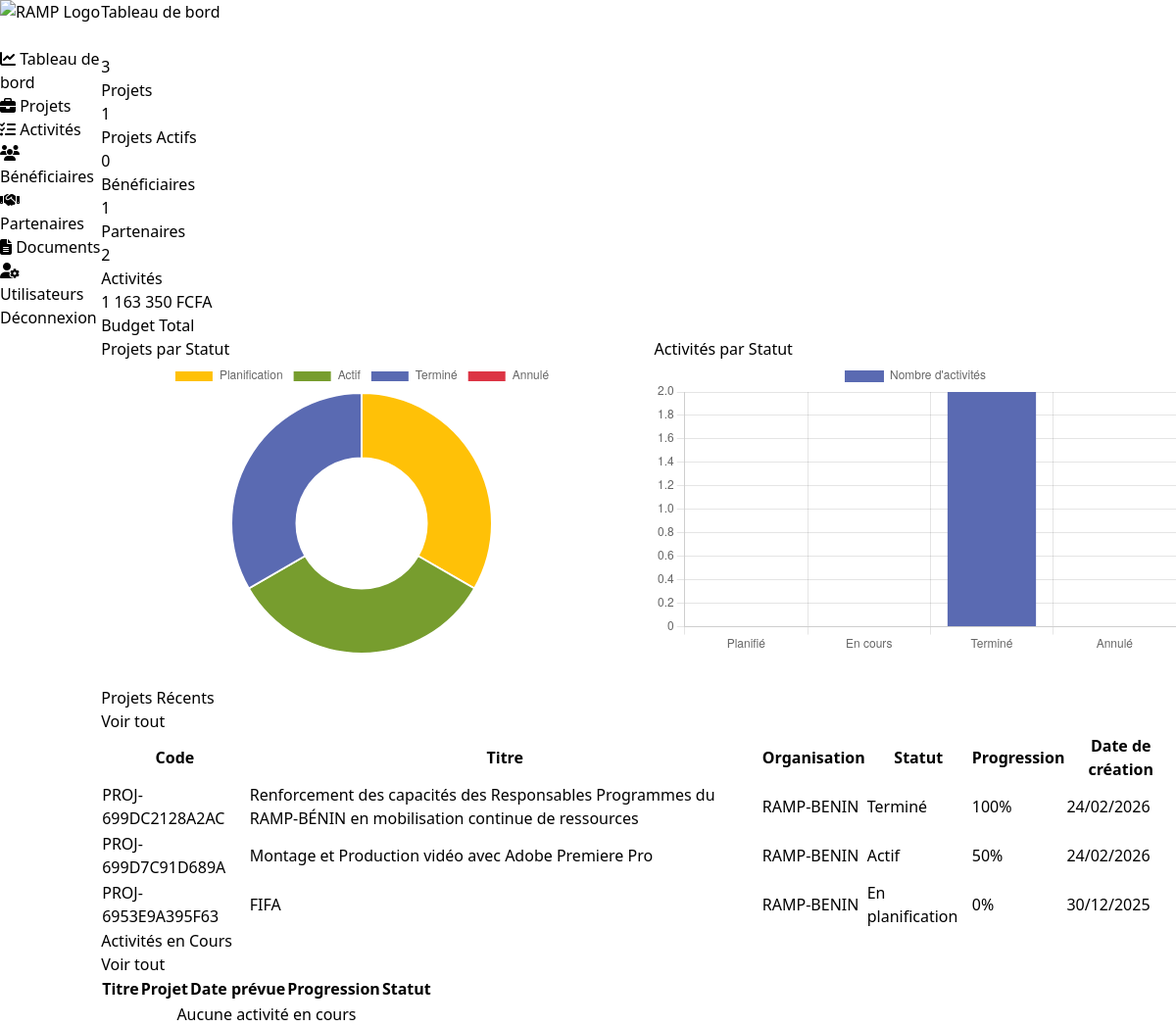
/pages/dashboard.php (signed in), run on the app's committed database.
### tables this page shows
CREATE TABLE `projects` (
  `id` int(11) NOT NULL,
  `organization_id` int(11) NOT NULL,
  `code` varchar(50) NOT NULL,
  `title` varchar(200) NOT NULL,
  `description` text DEFAULT NULL,
  `start_date` date NOT NULL,
  `end_date` date DEFAULT NULL,
  `budget` decimal(15,2) DEFAULT 0.00,
  `status` enum('planning','active','completed','cancelled') DEFAULT 'planning',
  `progress` int(11) DEFAULT 0,
  `created_by` int(11) NOT NULL,
  `created_at` timestamp NOT NULL DEFAULT current_timestamp(),
  `updated_at` timestamp NOT NULL DEFAULT current_timestamp() ON UPDATE current_timestamp()
);

CREATE TABLE `organizations` (
  `id` int(11) NOT NULL,
  `name` varchar(200) NOT NULL,
  `code` varchar(50) NOT NULL,
  `description` text DEFAULT NULL,
  `address` text DEFAULT NULL,
  `phone` varchar(20) DEFAULT NULL,
  `email` varchar(100) DEFAULT NULL,
  `created_at` timestamp NOT NULL DEFAULT current_timestamp(),
  `updated_at` timestamp NOT NULL DEFAULT current_timestamp() ON UPDATE current_timestamp(),
  `status` enum('active','inactive') DEFAULT 'active'
);

### includes/autoload.php (called while the page is built, shortened)
<?php
spl_autoload_register(function ($class) {
    $file = CLASSES_PATH . '/' . $class . '.php';
});

### classes/Database.php (called while the page is built, shortened)
<?php
class Database {
    private static $instance = null;
    private $pdo;
    private function __construct() {
        try {
            $dsn = "mysql:host=" . DB_HOST;
            $dsn .= ";dbname=" . DB_NAME . ";charset=" . DB_CHARSET;
            $options = [
                PDO::ATTR_ERRMODE            => PDO::ERRMODE_EXCEPTION,
                PDO::ATTR_DEFAULT_FETCH_MODE => PDO::FETCH_ASSOC,
                PDO::ATTR_EMULATE_PREPARES   => false,
            ];
            $this->pdo = new PDO($dsn, DB_USER, DB_PASS, $options);
        } catch (PDOException $e) {
            error_log("Erreur de connexion à la base de données: " . $e->getMessage());
            die("Erreur de connexion à la base de données. Veuillez contacter l'administrateur.");
        }
    }
    public static function getInstance() {
        if (self::$instance === null) {
            self::$instance = new self();
        }
        return self::$instance;
    }
    public function getConnection() {
        return $this->pdo;
    }
}

### classes/Projet.php (called while the page is built, shortened)
<?php
class Projet {
    private $db;
    public function __construct() {
        $this->db = Database::getInstance()->getConnection();
    }
    public function getAll() {
        $stmt = $this->db->query("
            SELECT p.*, o.name as organization_name, u.full_name as created_by_name
            FROM projects p
            LEFT JOIN organizations o ON p.organization_id = o.id
            LEFT JOIN users u ON p.created_by = u.id
            ORDER BY p.created_at DESC
        ");
        return $stmt->fetchAll();
    }
    public function getStats() {
        $stats = [];
        $stmt = $this->db->query("SELECT COUNT(*) as count FROM projects");
        $stats['total'] = $stmt->fetch()['count'];
        $stmt = $this->db->query("
            SELECT status, COUNT(*) as count
            FROM projects
            GROUP BY status
        ");
        $stats['by_status'] = $stmt->fetchAll(PDO::FETCH_KEY_PAIR);
        $stmt = $this->db->query("SELECT SUM(budget) as total FROM projects");
        $stats['total_budget'] = $stmt->fetch()['total'] ?? 0;
        return $stats;
    }
}

### classes/Beneficiaire.php (called while the page is built, shortened)
<?php
class Beneficiaire {
    private $db;
    public function __construct() {
        $this->db = Database::getInstance()->getConnection();
    }
    public function getStats() {
        $stats = [];
        $stmt = $this->db->query("SELECT COUNT(*) as count FROM beneficiaries");
        $stats['total'] = $stmt->fetch()['count'];
        $stmt = $this->db->query("
            SELECT category, COUNT(*) as count
            FROM beneficiaries
            GROUP BY category
        ");
        $stats['by_category'] = $stmt->fetchAll(PDO::FETCH_KEY_PAIR);
        $stmt = $this->db->query("
            SELECT gender, COUNT(*) as count
            FROM beneficiaries
            GROUP BY gender
        ");
        $stats['by_gender'] = $stmt->fetchAll(PDO::FETCH_KEY_PAIR);
        return $stats;
    }
}

### classes/Partenaire.php (called while the page is built, shortened)
<?php
class Partenaire {
    private $db;
    public function __construct() {
        $this->db = Database::getInstance()->getConnection();
    }
    public function getStats() {
        $stats = [];
        $stmt = $this->db->query("SELECT COUNT(*) as count FROM partners WHERE status = 'active'");
        $stats['total'] = $stmt->fetch()['count'];
        $stmt = $this->db->query("
            SELECT type, COUNT(*) as count
            FROM partners
            WHERE status = 'active'
            GROUP BY type
        ");
        $stats['by_type'] = $stmt->fetchAll(PDO::FETCH_KEY_PAIR);
        return $stats;
    }
}

### classes/Activite.php (called while the page is built, shortened)
<?php
class Activite {
    private $db;
    public function __construct() {
        $this->db = Database::getInstance()->getConnection();
    }
    public function getStats() {
        $stats = [];
        $stmt = $this->db->query("SELECT COUNT(*) as count FROM activities");
        $stats['total'] = $stmt->fetch()['count'];
        $stmt = $this->db->query("
            SELECT status, COUNT(*) as count
            FROM activities
            GROUP BY status
        ");
        $stats['by_status'] = $stmt->fetchAll(PDO::FETCH_KEY_PAIR);
        $stmt = $this->db->query("SELECT COUNT(*) as count FROM activities WHERE status = 'in_progress'");
        $stats['in_progress'] = $stmt->fetch()['count'];
        return $stats;
    }
}

### includes/functions.php (called while the page is built, shortened)
<?php
function escape($data) {
    return htmlspecialchars($data, ENT_QUOTES, 'UTF-8');
}
function formatDate($date, $includeTime = false) {
    $timestamp = strtotime($date);
    $format = $includeTime ? 'd/m/Y à H:i' : 'd/m/Y';
    return date($format, $timestamp);
}
function formatCurrency($amount, $currency = 'FCFA') {
    return number_format($amount, 0, ',', ' ') . ' ' . $currency;
}
function getStatusBadge($status, $type = 'project') {
    $badges = [
        'project' => [
            'planning' => '<span class="badge badge-warning">En planification</span>',
            'active' => '<span class="badge badge-success">Actif</span>',
            'completed' => '<span class="badge badge-info">Terminé</span>',
            'cancelled' => '<span class="badge badge-danger">Annulé</span>'
        ],
        'activity' => [
            'planned' => '<span class="badge badge-secondary">Planifié</span>',
            'in_progress' => '<span class="badge badge-success">En cours</span>',
            'completed' => '<span class="badge badge-info">Terminé</span>',
            'cancelled' => '<span class="badge badge-danger">Annulé</span>'
        ],
        'beneficiary' => [
            'active' => '<span class="badge badge-success">Actif</span>',
            'inactive' => '<span class="badge badge-secondary">Inactif</span>',
            'completed' => '<span class="badge badge-info">Terminé</span>'
        ],
        'general' => [
            'active' => '<span class="badge badge-success">Actif</span>',
            'inactive' => '<span class="badge badge-secondary">Inactif</span>'
        ]
    ];
    $statusKey = strtolower($status);
    if (isset($badges[$type][$statusKey])) {
        return $badges[$type][$statusKey];
    }
    return '<span class="badge badge-secondary">' . escape($status) . '</span>';
}

### pages/dashboard.php (the view, shortened to what this page needs)
<?php
require_once __DIR__ . '/../includes/header.php';
$projetClass = new Projet();
$activiteClass = new Activite();
$beneficiaireClass = new Beneficiaire();
$partenaireClass = new Partenaire();
$projetStats = $projetClass->getStats();
$activiteStats = $activiteClass->getStats();
$beneficiaireStats = $beneficiaireClass->getStats();
$partenaireStats = $partenaireClass->getStats();
$recentProjects = array_slice($projetClass->getAll(), 0, 5);
$allActivities = $activiteClass->getAll();
$activeActivities = array_filter($allActivities, function($a) {
    return $a['status'] === 'in_progress';
});
$activeActivities = array_slice($activeActivities, 0, 5);
$projectsByStatus = $projetClass->getStats()['by_status'] ?? [];
?>
<div class="container-fluid">
    <h1 style="margin-bottom: 2rem; color: var(--color-blue);">Tableau de bord</h1>
    <div class="stats-grid">
        <div class="stat-card">
            <div class="stat-value"><?php echo $projetStats['total']; ?></div>
            <div class="stat-label">Projets</div>
        </div>
        <div class="stat-card">
            <div class="stat-value"><?php echo $projetStats['by_status']['active'] ?? 0; ?></div>
            <div class="stat-label">Projets Actifs</div>
        </div>
        <div class="stat-card">
            <div class="stat-value"><?php echo $beneficiaireStats['total']; ?></div>
            <div class="stat-label">Bénéficiaires</div>
        </div>
        <div class="stat-card">
            <div class="stat-value"><?php echo $partenaireStats['total']; ?></div>
            <div class="stat-label">Partenaires</div>
        </div>
        <div class="stat-card">
            <div class="stat-value"><?php echo $activiteStats['total']; ?></div>
            <div class="stat-label">Activités</div>
        </div>
        <div class="stat-card">
            <div class="stat-value"><?php echo formatCurrency($projetStats['total_budget']); ?></div>
            <div class="stat-label">Budget Total</div>
        </div>
    </div>
    <div style="display: grid; grid-template-columns: repeat(auto-fit, minmax(400px, 1fr)); gap: 2rem; margin-bottom: 2rem;">
        <div class="card">
            <div class="card-header">
                <h3 class="card-title">Projets par Statut</h3>
            </div>
            <canvas id="projectsChart" style="max-height: 300px;"></canvas>
        </div>
        <div class="card">
            <div class="card-header">
                <h3 class="card-title">Activités par Statut</h3>
            </div>
            <canvas id="activitiesChart" style="max-height: 300px;"></canvas>
        </div>
    </div>
    <div class="card">
        <div class="card-header">
            <h3 class="card-title">Projets Récents</h3>
            <a href="projets/index.php" class="btn btn-primary btn-sm">Voir tout</a>
        </div>
        <table class="table">
            <thead>
                <tr>
                    <th>Code</th>
                    <th>Titre</th>
                    <th>Organisation</th>
                    <th>Statut</th>
                    <th>Progression</th>
                    <th>Date de création</th>
                </tr>
            </thead>
            <tbody>
                <?php if (empty($recentProjects)): ?>
                    <tr>
                        <td colspan="6" class="text-center">Aucun projet trouvé</td>
                    </tr>
                <?php else: ?>
                    <?php foreach ($recentProjects as $project): ?>
                        <tr>
                            <td><?php echo escape($project['code']); ?></td>
                            <td>
                                <a href="projets/view.php?id=<?php echo $project['id']; ?>" style="color: var(--color-blue); text-decoration: none;">
                                    <?php echo escape($project['title']); ?>
                                </a>
                            </td>
                            <td><?php echo escape($project['organization_name'] ?? '-'); ?></td>
                            <td><?php echo getStatusBadge($project['status'], 'project'); ?></td>
                            <td>
                                <div class="progress">
                                    <div class="progress-bar" style="width: <?php echo $project['progress']; ?>%;">
                                        <?php echo $project['progress']; ?>%
                                    </div>
                                </div>
                            </td>
                            <td><?php echo formatDate($project['created_at']); ?></td>
                        </tr>
                    <?php endforeach; ?>
                <?php endif; ?>
            </tbody>
        </table>
    </div>
    <div class="card">
        <div class="card-header">
            <h3 class="card-title">Activités en Cours</h3>
            <a href="activites/index.php" class="btn btn-primary btn-sm">Voir tout</a>
        </div>
        <table class="table">
            <thead>
                <tr>
                    <th>Titre</th>
                    <th>Projet</th>
                    <th>Date prévue</th>
                    <th>Progression</th>
                    <th>Statut</th>
                </tr>
            </thead>
            <tbody>
                <?php if (empty($activeActivities)): ?>
                    <tr>
                        <td colspan="5" class="text-center">Aucune activité en cours</td>
                    </tr>
                <?php endif; ?>
            </tbody>
        </table>
    </div>
</div>
<script>
// Graphique des projets par statut
const projectsCtx = document.getElementById('projectsChart').getContext('2d');
new Chart(projectsCtx, {
    type: 'doughnut',
    data: {
        labels: ['Planification', 'Actif', 'Terminé', 'Annulé'],
        datasets: [{
            data: [
                <?php echo $projectsByStatus['planning'] ?? 0; ?>,
                <?php echo $projectsByStatus['active'] ?? 0; ?>,
                <?php echo $projectsByStatus['completed'] ?? 0; ?>,
                <?php echo $projectsByStatus['cancelled'] ?? 0; ?>
            ],
            backgroundColor: [
                '#ffc107',
                '#779D2E',
                '#5A6AB2',
                '#dc3545'
            ]
        }]
    },
    options: {
        responsive: true,
        maintainAspectRatio: false
    }
});
// Graphique des activités par statut
const activitiesCtx = document.getElementById('activitiesChart').getContext('2d');
const activiteStats = <?php echo json_encode($activiteStats['by_status'] ?? []); ?>;
new Chart(activitiesCtx, {
    type: 'bar',
    data: {
        labels: ['Planifié', 'En cours', 'Terminé', 'Annulé'],
        datasets: [{
            label: 'Nombre d\'activités',
            data: [
                activiteStats['planned'] || 0,
                activiteStats['in_progress'] || 0,
                activiteStats['completed'] || 0,
                activiteStats['cancelled'] || 0
            ],
            backgroundColor: '#5A6AB2'
        }]
    },
    options: {
        responsive: true,
        maintainAspectRatio: false,
        scales: {
            y: {
                beginAtZero: true
            }
        }
    }
});
</script>
<?php require_once __DIR__ . '/../includes/footer.php'; ?>

### data on the page
projects: code "PROJ-699DC2128A2AC", title "Renforcement des capacités des Responsables Programmes du RAMP-BÉNIN en mobilisation continue de ressources", organization.name "RAMP-BENIN", status "Terminé", progress "100", created_at "24/02/2026"
projects: code "PROJ-699D7C91D689A", title "Montage et Production vidéo avec Adobe Premiere Pro", organization.name "RAMP-BENIN", status "Actif", progress "50", created_at "24/02/2026"
projects: code "PROJ-6953E9A395F63", title "FIFA", organization.name "RAMP-BENIN", status "En planification", progress "0", created_at "30/12/2025"

### other printed values
$projetStats['total'] "3"
$projetStats['by_status']['active'] "1"
$beneficiaireStats['total'] "0"
$partenaireStats['total'] "1"
$activiteStats['total'] "2"
formatCurrency($projetStats['total_budget']) "1 163 350 FCFA"
chart data {{ $projectsByStatus['planning'] }} 1
chart data {{ $projectsByStatus['active'] }} 1
chart data {{ $projectsByStatus['completed'] }} 1
chart data {{ $projectsByStatus['cancelled'] }} 0
